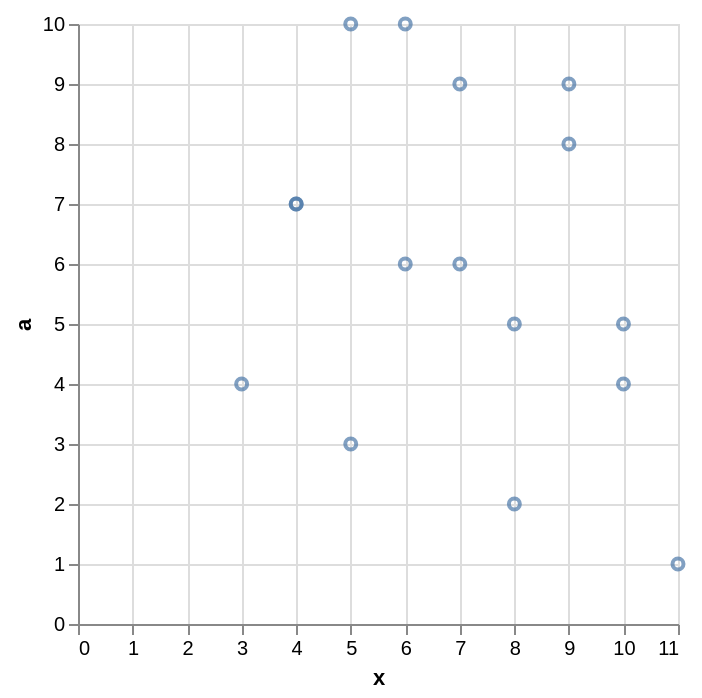

Here is the Vega-Lite specification saved for this chart:
### Vega-Lite specification from a JSON file in a GitHub repository (floating-point values rounded to 4 significant figures)
{"data": {"values": [{"x": 0, "a": 1, "b": 2, "g": "p"}, {"x": 1, "a": 8, "b": 7, "g": "q"}, {"x": 2, "a": 4, "b": 3, "g": "r"}, {"x": 3, "a": 11, "b": 8, "g": "p"}, {"x": 4, "a": 7, "b": 4, "g": "q"}, {"x": 5, "a": 3, "b": 9, "g": "r"}, {"x": 6, "a": 10, "b": 5, "g": "p"}, {"x": 7, "a": 6, "b": 10, "g": "q"}, {"x": 8, "a": 2, "b": 6, "g": "r"}, {"x": 9, "a": 9, "b": 2, "g": "p"}, {"x": 10, "a": 5, "b": 7, "g": "q"}, {"x": 11, "a": 1, "b": 3, "g": "r"}]}, "transform": [{"filter": "datum.x > 3"}], "layer": [{"mark": "point", "encoding": {"x": {"field": "x", "type": "quantitative"}, "y": {"field": "a", "type": "quantitative"}}}, {"data": {"values": [{"x": 3, "a": 4, "b": 0, "g": "p"}, {"x": 4, "a": 7, "b": 2, "g": "p"}, {"x": 5, "a": 10, "b": 4, "g": "p"}, {"x": 6, "a": 6, "b": 1, "g": "p"}, {"x": 7, "a": 9, "b": 3, "g": "p"}, {"x": 8, "a": 5, "b": 0, "g": "p"}, {"x": 9, "a": 8, "b": 2, "g": "p"}, {"x": 10, "a": 4, "b": 4, "g": "p"}]}, "mark": "point", "encoding": {"x": {"field": "x", "type": "quantitative"}, "y": {"field": "a", "type": "quantitative"}}}]}
